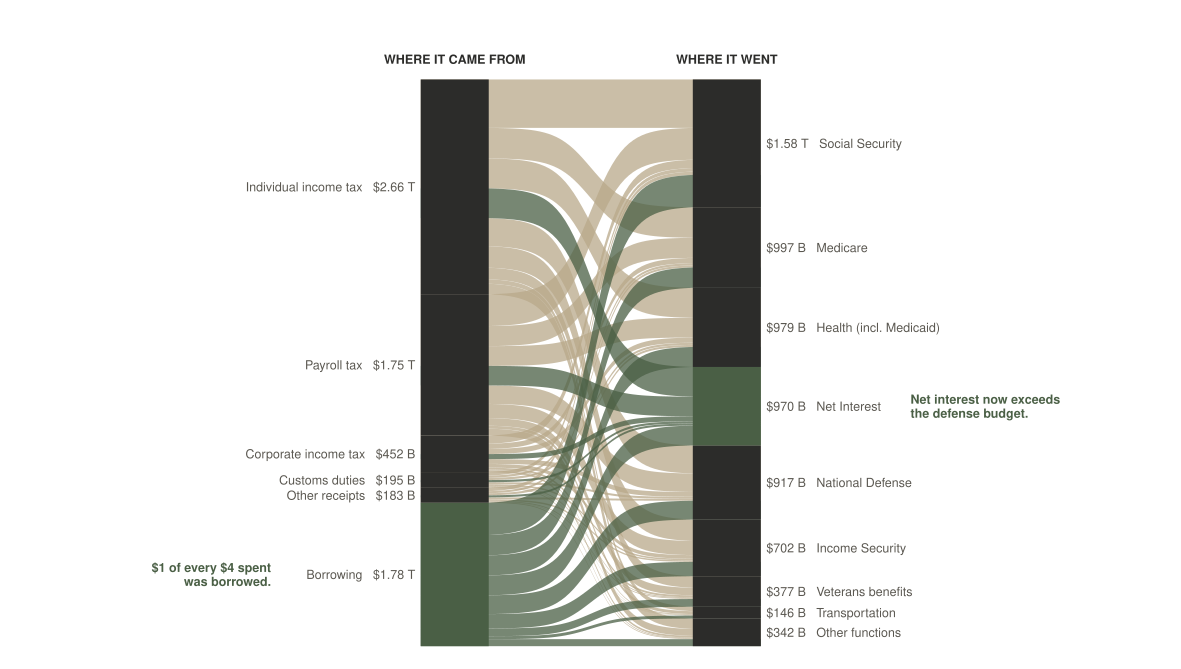

This chart was generated by the following R code:
# Task 8 v3 — US Federal Budget Sankey, FY2025.
#
# Changes from v2:
#   * EVERY data value now read from the downloaded Treasury MTS Table 9
#     JSON. v2 hand-typed the source/use amounts into a tribble, which
#     violated the portfolio's "data comes from a downloaded file" rule.
#     v3 reads `data/task_08/mts_table_9_fy2025.json`, filters to the
#     correct rows by `sequence_number_cd`, aggregates the small
#     functions into "Other functions", and computes Borrowing as
#     (total outlays − total receipts). No numbers are typed by hand.
#   * Annotation text (callouts, column headers) remains in code — that
#     is editorial overlay, not data.
#
# Source: U.S. Department of the Treasury, Bureau of the Fiscal Service,
# Monthly Treasury Statement, FY2025 final (record date 2025-09-30),
# MTS Table 9, retrieved via the Fiscal Data API:
#   https://api.fiscaldata.treasury.gov/services/api/fiscal_service/
#     v1/accounting/mts/mts_table_9
# Local file: data/task_08/mts_table_9_fy2025.json.

setwd("/Users/alexanderweber/Documents/hsg/6_semester/data_visualization_with_ai")

suppressPackageStartupMessages({
  library(dplyr)
  library(tidyr)
  library(ggplot2)
  library(ggalluvial)
  library(jsonlite)
})

source("design_system.R")

chart_family <- ""  # PDF-native fallback; see task_07 notes.

# ---- Read & parse the MTS Table 9 JSON --------------------------------
raw <- fromJSON("data/task_08/mts_table_9_fy2025.json")$data %>%
  as_tibble() %>%
  mutate(amount = suppressWarnings(as.numeric(current_fytd_rcpt_outly_amt)) / 1e9)

cat("Rows in MTS Table 9 JSON:", nrow(raw), "\n")

# Helper: pull the FYTD amount (in $B) for a given sequence_number_cd.
amt_at <- function(seq) {
  v <- raw$amount[raw$sequence_number_cd == seq]
  stopifnot(length(v) == 1)
  v
}

# ---- Aggregate receipts into six source buckets ------------------------
# Sequence numbers from MTS Table 9 metadata:
#   1.1 = Individual Income Taxes
#   1.2 = Corporation Income Taxes
#   1.3 = Social Insurance / Retirement (header; sum 1.3.1 + 1.3.2 + 1.3.3)
#   1.4 = Excise Taxes
#   1.5 = Estate and Gift Taxes
#   1.6 = Customs Duties
#   1.7 = Miscellaneous Receipts
#   1.8 = Total Receipts
#   2.20 = Total Outlays
total_receipts <- amt_at("1.8")
total_outlays  <- amt_at("2.20")
borrowing      <- total_outlays - total_receipts

sources <- tibble::tibble(
  source = c(
    "Individual income tax",
    "Payroll tax",
    "Corporate income tax",
    "Customs duties",
    "Other receipts",
    "Borrowing"
  ),
  amount = c(
    amt_at("1.1"),
    amt_at("1.3.1") + amt_at("1.3.2") + amt_at("1.3.3"),
    amt_at("1.2"),
    amt_at("1.6"),
    amt_at("1.4") + amt_at("1.5") + amt_at("1.7"),
    borrowing
  )
)

# ---- Aggregate outlays into nine spending functions --------------------
# Big eight named explicitly; the remaining eleven small functions
# (2.2-2.10, 2.16, 2.17, 2.19) collapse into "Other functions" so the
# Sankey stays legible.
named_uses <- c(
  "Social Security"          = "2.14",
  "Medicare"                 = "2.12",
  "Health (incl. Medicaid)"  = "2.11",
  "Net Interest"             = "2.18",
  "National Defense"         = "2.1",
  "Income Security"          = "2.13",
  "Veterans benefits"        = "2.15",
  "Transportation"           = "2.8"
)
named_amounts <- vapply(named_uses, amt_at, numeric(1))

other_functions <- total_outlays - sum(named_amounts)

uses <- tibble::tibble(
  use    = c(names(named_uses), "Other functions"),
  amount = c(named_amounts,     other_functions)
)

# ---- Sanity checks (all derived from the file, not hand-typed) ---------
cat(sprintf("Total receipts: $%.2f B\n", total_receipts))
cat(sprintf("Total outlays:  $%.2f B\n", total_outlays))
cat(sprintf("Implied borrowing: $%.2f B\n", borrowing))
stopifnot(abs(sum(sources$amount) - total_outlays) < 0.01)
stopifnot(abs(sum(uses$amount)    - total_outlays) < 0.01)

# ---- Build flow table (proportional split, money is fungible) ---------
flows <- tidyr::expand_grid(
    source = sources$source,
    use    = uses$use
  ) %>%
  left_join(sources, by = "source") %>%
  rename(src_amt = amount) %>%
  left_join(uses, by = "use") %>%
  rename(use_amt = amount) %>%
  mutate(flow = src_amt * use_amt / total_outlays)

src_check <- flows %>% group_by(source) %>% summarise(s = sum(flow), .groups = "drop") %>%
  left_join(sources, by = "source") %>% mutate(diff = s - amount)
use_check <- flows %>% group_by(use) %>% summarise(s = sum(flow), .groups = "drop") %>%
  left_join(uses, by = "use") %>% mutate(diff = s - amount)
stopifnot(all(abs(src_check$diff) < 0.01))
stopifnot(all(abs(use_check$diff) < 0.01))

# ---- Order strata so the largest sits at the TOP -----------------------
src_levels_top_first <- c(
  "Individual income tax", "Payroll tax", "Corporate income tax",
  "Customs duties", "Other receipts", "Borrowing"
)
use_levels_top_first <- c(
  "Social Security", "Medicare", "Health (incl. Medicaid)",
  "Net Interest", "National Defense", "Income Security",
  "Veterans benefits", "Transportation", "Other functions"
)
flows <- flows %>%
  mutate(
    source = factor(source, levels = src_levels_top_first),
    use    = factor(use,    levels = use_levels_top_first)
  )

# ---- Color scheme (story-driven) ---------------------------------------
flows <- flows %>%
  mutate(storyflow = factor(case_when(
    source == "Borrowing"     ~ "Borrowing",
    use    == "Net Interest"  ~ "Net Interest",
    TRUE                      ~ "Other"
  ), levels = c("Other", "Net Interest", "Borrowing")))

flows <- flows %>% arrange(storyflow)

flow_colors <- c(
  "Other"        = pg_palette$dark_quartz,
  "Net Interest" = pg_palette$heritage_red,
  "Borrowing"    = pg_palette$heritage_red
)

stratum_fill <- setNames(
  rep(pg_palette$onyx,
      length(src_levels_top_first) + length(use_levels_top_first)),
  c(src_levels_top_first, use_levels_top_first)
)
stratum_fill["Borrowing"]    <- pg_palette$heritage_red
stratum_fill["Net Interest"] <- pg_palette$heritage_red

# ---- Helpers -----------------------------------------------------------
fmt_b <- function(x) {
  ifelse(x >= 1000,
         sprintf("$%.2f T", x / 1000),
         sprintf("$%d B", round(x)))
}

# ---- Base plot ---------------------------------------------------------
stratum_w <- 1/4

p_base <- ggplot(flows,
                 aes(axis1 = source, axis2 = use, y = flow)) +
  geom_alluvium(aes(fill = storyflow),
                width = stratum_w, alpha = 0.75,
                knot.pos = 0.4, curve_type = "sigmoid") +
  geom_stratum(width = stratum_w,
               aes(fill = after_stat(stratum)),
               color = NA) +
  scale_fill_manual(values = c(flow_colors, stratum_fill),
                    guide = "none") +
  scale_x_continuous(limits = c(-0.6, 3.6), expand = c(0, 0)) +
  scale_y_continuous(expand = expansion(mult = c(0.02, 0.07))) +
  coord_cartesian(clip = "off") +
  labs(x = NULL, y = NULL) +
  theme_void(base_family = chart_family) +
  theme(plot.margin = margin(t = 14, r = 14, b = 8, l = 14))

gb <- ggplot_build(p_base)
strat_layer_idx <- which(sapply(gb$plot$layers,
                                function(l) inherits(l$stat, "StatStratum")))[1]
strat_data <- gb$data[[strat_layer_idx]] %>%
  mutate(y_mid = (ymin + ymax) / 2)

src_pos <- strat_data %>% filter(x == 1)
use_pos <- strat_data %>% filter(x == 2)

src_labels <- src_pos %>%
  transmute(
    x  = 1 - stratum_w / 2 - 0.02,
    y  = y_mid,
    label = paste0(stratum, "   ", fmt_b(count))
  )
use_labels <- use_pos %>%
  transmute(
    x  = 2 + stratum_w / 2 + 0.02,
    y  = y_mid,
    label = paste0(fmt_b(count), "   ", stratum)
  )

borrowing_y    <- src_pos$y_mid[src_pos$stratum == "Borrowing"]
net_interest_y <- use_pos$y_mid[use_pos$stratum == "Net Interest"]

# ---- Final plot --------------------------------------------------------
p <- p_base +
  geom_text(data = src_labels, aes(x = x, y = y, label = label),
            family = chart_family, size = 3.0, color = pg_palette$alloy,
            hjust = 1, vjust = 0.5, inherit.aes = FALSE) +
  geom_text(data = use_labels, aes(x = x, y = y, label = label),
            family = chart_family, size = 3.0, color = pg_palette$alloy,
            hjust = 0, vjust = 0.5, inherit.aes = FALSE) +
  annotate("text", x = 1, y = total_outlays + 250,
           label = "WHERE IT CAME FROM",
           family = chart_family, size = 3.2, fontface = "bold",
           color = pg_palette$onyx, hjust = 0.5) +
  annotate("text", x = 2, y = total_outlays + 250,
           label = "WHERE IT WENT",
           family = chart_family, size = 3.2, fontface = "bold",
           color = pg_palette$onyx, hjust = 0.5) +
  annotate("text",
           x = 1 - stratum_w / 2 - 0.55,
           y = borrowing_y,
           label = "$1 of every $4 spent\nwas borrowed.",
           family = chart_family, size = 3.1,
           color = pg_palette$heritage_red,
           fontface = "bold",
           hjust = 1, vjust = 0.5,
           lineheight = 0.95) +
  annotate("text",
           x = 2 + stratum_w / 2 + 0.55,
           y = net_interest_y,
           label = "Net interest now exceeds\nthe defense budget.",
           family = chart_family, size = 3.1,
           color = pg_palette$heritage_red,
           fontface = "bold",
           hjust = 0, vjust = 0.5,
           lineheight = 0.95)

out_pdf <- "iterations/task_08/v3/budget_sankey_v3.pdf"
ggsave(out_pdf, p, width = 30, height = 17, units = "cm", device = "pdf")
cat("Saved:", out_pdf, "\n")
